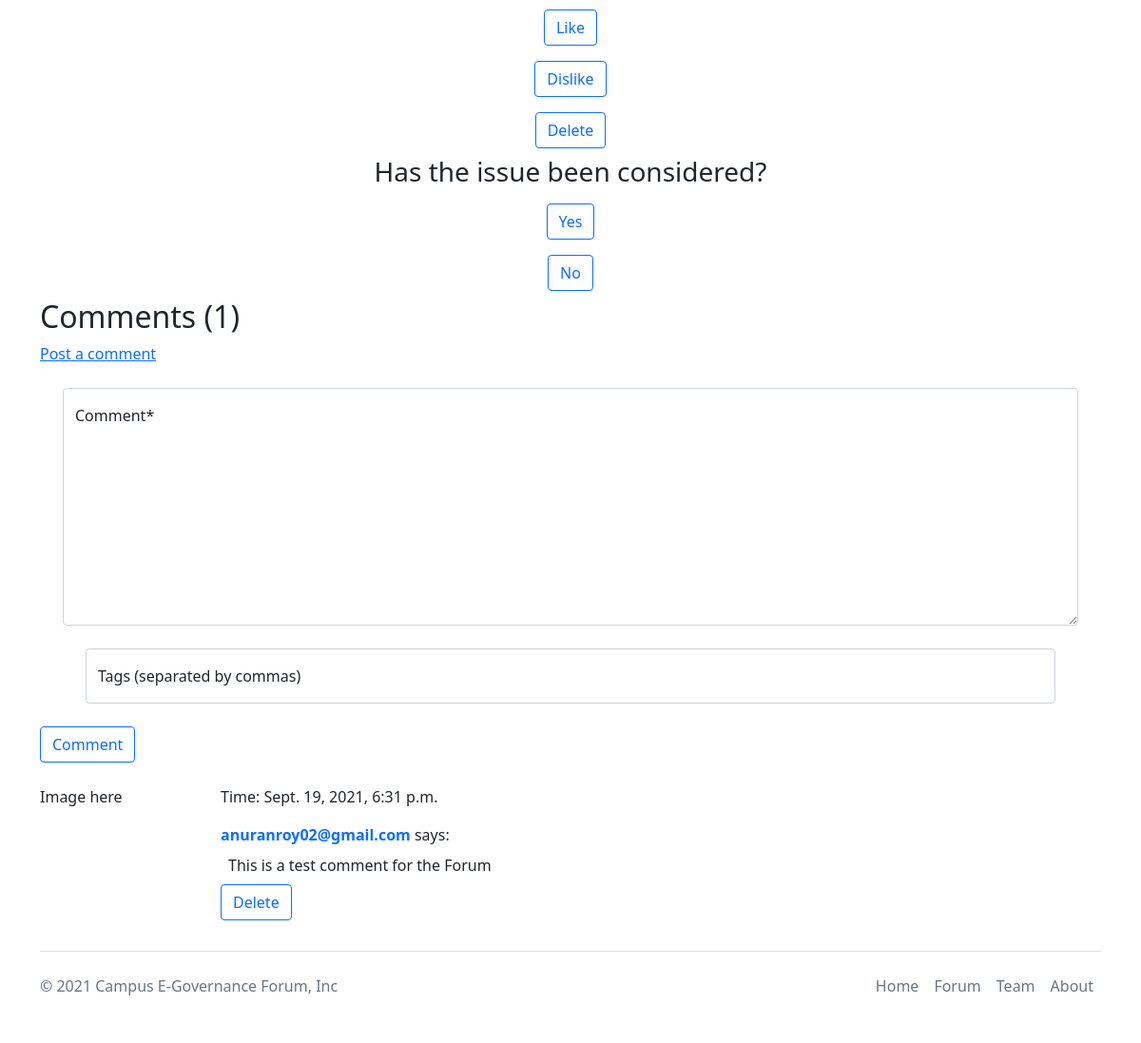
The page /forum/post/narcotics-geexnfreaxgmailcom (lower part) on the database as committed earlier.
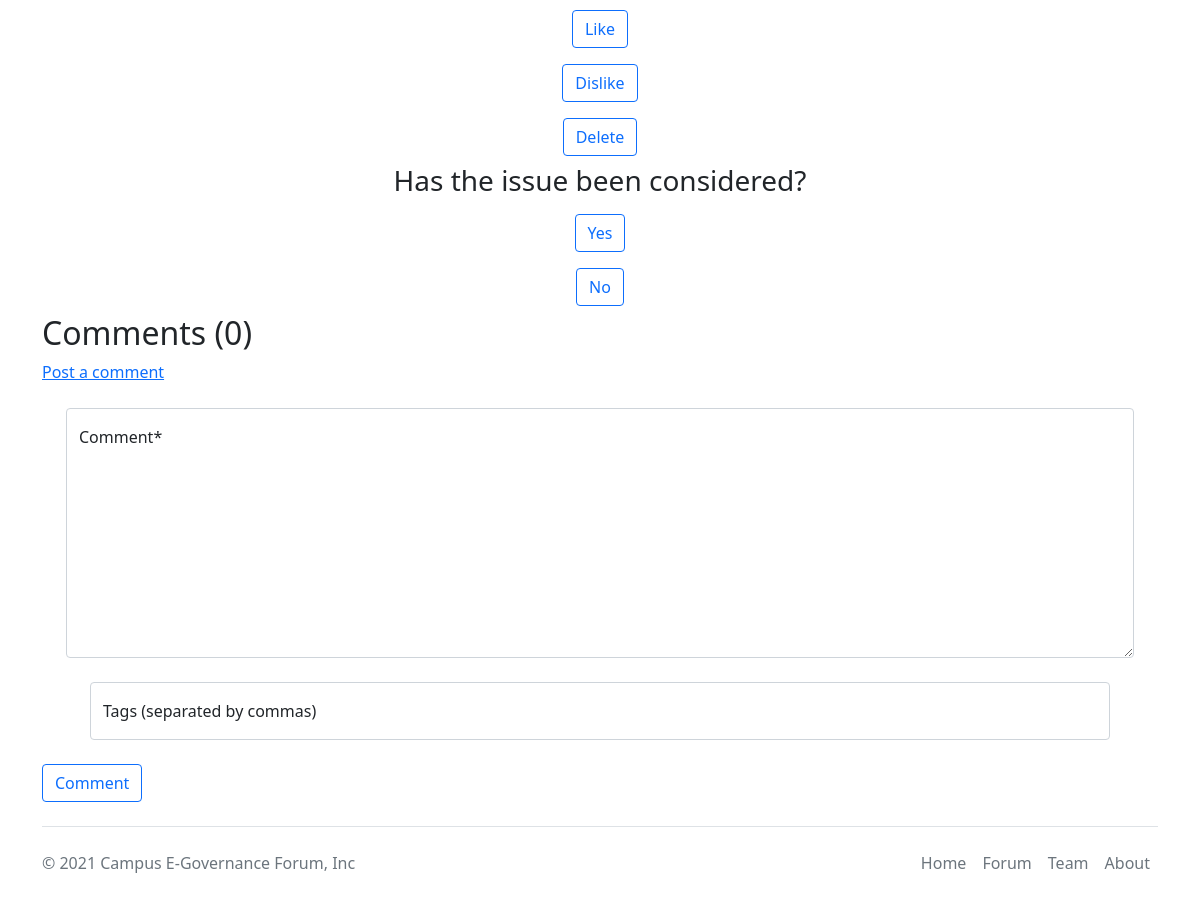
The same page on the database as committed later.
### forum/models.py (models this page shows, shortened)
class Comment(models.Model):
    sno = models.AutoField(primary_key=True)
    description = models.TextField()
    user = models.ForeignKey(User, on_delete=models.CASCADE)
    username = models.CharField(max_length=255, default='Anonymous')
    issue = models.ForeignKey(Issue, on_delete=models.CASCADE)
    timestamp = models.DateTimeField(auto_now_add=True)
    votes = models.IntegerField(default=0)
    slug = models.SlugField(max_length=255, default='testing')
    tags = models.JSONField(default=list)
    class Meta:
        ordering = ['-timestamp'] # '-votes']

### forum/views.py (the view)
# urls.py: path('post/<str:slug>', views.blogPost, name="PostView"),
def blogPost(request, slug):
    try:
        issue = Issue.objects.filter(slug=slug)
        comments = Comment.objects.filter(issue=issue.first())
        if list(issue) == []:
            return errorPage(request, message["404"])
        else:
            params = dict(issue.values()[0])
            print(f"\n\n\n{params}\n\n\n")
            params["comments"] = comments
            return render(request, 'forum/issue.html', params)
    except Exception as e:
        return errorPage(request, messages["404"])

### forum/templates/forum/issue.html (shortened to what this page needs)
{% extends 'forum/base.html' %}
{% load static %}
{% block body %}
<center>
<div class="row">
    <form method="POST" action="/forum/voteup/" class="my-2">
        <input type="submit" value="Like" class="btn btn-outline-primary">
    </form>
    <form method="POST" action="/forum/votedown/" class="my-2">
        <input type="submit" value="Dislike" class="btn btn-outline-primary">
    </form>
</div>
<div class="row">
    <form method="POST" action="/forum/deletepost/issue" class="my-2">
        <input type="submit" value="Delete" class="btn btn-outline-primary">
    </form>
</div>
<h3>Has the issue been considered?</h3>
<div class="row">
    <form method="POST" action="/forum/tvoteup/" class="my-2">
        <input type="submit" value="Yes" class="btn btn-outline-primary">
    </form>
    <form method="POST" action="/forum/tvotedown/" class="my-2">
        <input type="submit" value="No" class="btn btn-outline-primary">
    </form>
</div>
</center>
<div class="container">
    <div class="row">
        <h2>Comments ({{comments|length}})</h2>
        <a href="#commentArea">Post a comment</a>
    </div>
    <form method="POST" action="/forum/postcomment/" enctype="multipart/form-data">
        <div class="form-floating my-4 mx-4">
            <textarea class="form-control" style="height: 250px;" placeholder="Describe your issue" id="commentArea" style="height: 100px" name="comment" required></textarea>
            <label for="floatingTextarea2">Comment*</label>
        </div>
        <div class="mb-3 my-4 mx-4">
            <div class="form-floating mb-4 my-4 mx-4">
                <input type="text" class="form-control" id="tags" placeholder="Enter the tags" name="tags">
                <label for="subject" class="form-label">Tags (separated by commas)</label>
            </div>
        </div>
        <input type="submit" value="Comment" class="btn btn-outline-primary">
    </form>
    {% for i in comments %}
        <div class="row my-4">
            <div class="col-md-2">
                Image here
            </div>
            <div class="col-md-10">
                <p>Time: {{i.timestamp}} </p>
                <b><a href="/forum/user/{{i.user}}" style="text-decoration: none;">{{i.user}}</a></b> says:
                <p class="my-2 mx-2">{{i.description}}</p>
                <form method="POST" action="/forum/deletepost/comment" class="my-2">
                    <input type="submit" value="Delete" class="btn btn-outline-primary">
                </form>
            </div>
    </div>
    {% endfor %}
</div>
{% endblock %}

Rows that differ between the two databases and show on the page:
removed Comment: timestamp "Sept. 19, 2021, 6:31 p.m.", user "anuranroy02@gmail.com", description "This is a test comment for the Forum"
Other text that changed with them:
{{ comments|length }}: "1" → "0"
